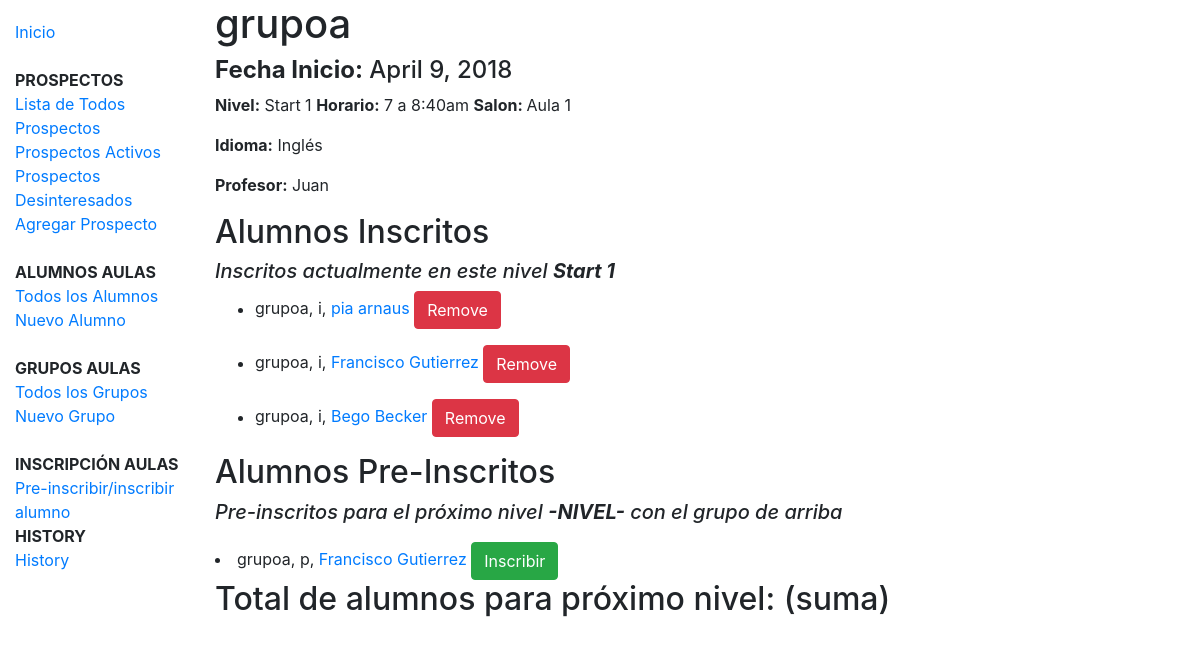
Page /grupos/grupo/1 on the earlier database version.
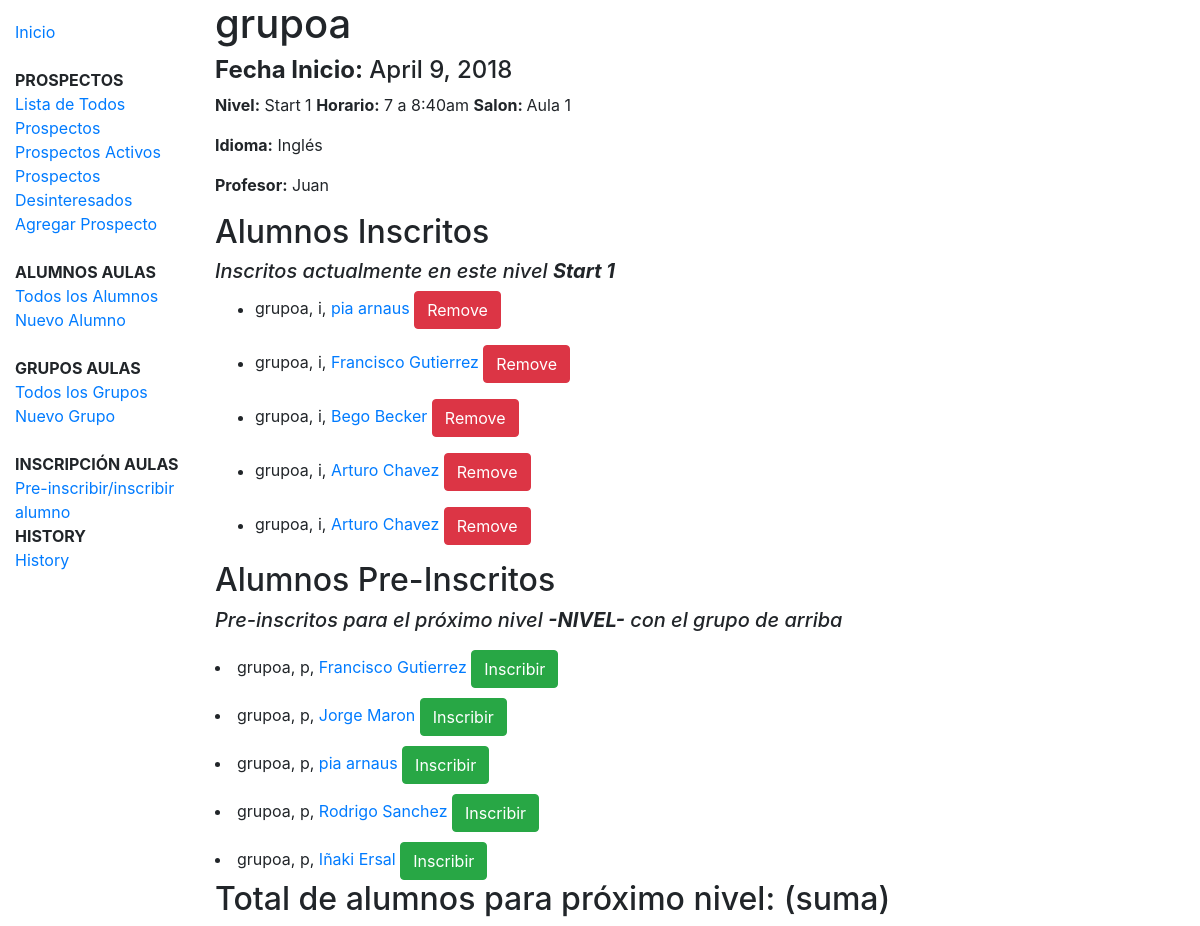
Same page on the later database version.
### grupos/models.py (models this page shows, shortened)
class Membership(models.Model):
    STATUS = (
        ('i', 'Inscrito'),
        ('p', 'Pre-inscrito'),
    )
    alumno = models.ForeignKey(Alumno, on_delete=models.CASCADE)
    grupo = models.ForeignKey(Grupo, on_delete=models.CASCADE, null=True)
    status = models.CharField(max_length=1, choices=STATUS, blank=True, default='p')

class Grupo(models.Model):
    nombre = models.CharField(max_length=100, unique=True)
    fecha_inicio = models.DateField(null=True, blank=True)
    idioma = models.ForeignKey(Idioma, on_delete=models.SET_NULL, null=True)
    nivel = models.ForeignKey(Nivel, on_delete=models.SET_NULL, null=True)
    horario = models.ForeignKey('Horario', on_delete=models.SET_NULL, null=True)
    profesor = models.ForeignKey('Profesor', on_delete=models.SET_NULL, null=True)
    salon = models.ForeignKey('Salon', on_delete=models.SET_NULL, null=True)
    members = models.ManyToManyField('Alumno',related_name='preubanormal', through='Membership')
    def __str__(self):
        return self.nombre

class Alumno(models.Model):
    nombre = models.CharField(max_length=100)
    apaterno = models.CharField(max_length=100)
    amaterno = models.CharField(max_length=100, blank=True, null=True)
    cel = models.IntegerField(blank=True, null=True)
    tel = models.IntegerField(blank=True, null=True)
    email = models.EmailField(blank=True, null=True)
    fecha_nacimiento = models.DateField(null=True, blank=True)
    direccion = models.CharField(max_length=400)
    def get_absolute_url(self):
        return reverse('alumno-detail', kwargs={'pk': self.pk})
    def __str__(self):
        return self.nombre + ' ' + self.apaterno

### grupos/views.py (the view)
# urls.py: path('grupo/<int:pk>', views.GrupoDetailView.as_view(), name='grupo-detail'),
class GrupoDetailView(generic.DetailView):
    model = Grupo

### grupos/models.py (called while the page is built)
    def __str__(self):
        return self.name

    def __str__(self):
        return self.name

    def __str__(self):
        return self.name

    def __str__(self):
        return self.name

    def __str__(self):
        return self.name

### grupos/templates/grupos/grupo_detail.html
{% extends "base_generic.html" %}
{% block content %}
<h1>{{ grupo.nombre }}</h1>
<h4><b>Fecha Inicio:</b> {{ grupo.fecha_inicio }}</h4>
<p><b>Nivel:</b> {{ grupo.nivel }}   <b>Horario:</b> {{ grupo.horario }} <b>Salon: </b>{{ grupo.salon }}</p>
<p><b>Idioma:</b> {{ grupo.idioma }}</p>
<p><b>Profesor:</b> {{ grupo.profesor }}</p>
<h2>Alumnos Inscritos</h2>
<h5><i>Inscritos actualmente en este nivel <b>{{ grupo.nivel }}</b></i></h5>
{% for x in grupo.membership_set.all %}
{% if x.status == 'i' %}
  <ul>
    <li>{{ x.grupo }}, {{ x.status }}, <a href="{{ x.alumno.get_absolute_url }}">{{ x.alumno }}</a> <a class="btn btn-danger" href="{% url 'remover-miembro' x.pk %}">Remove</a></li>
  </ul>
{% endif %}
{% endfor %}
<h2>Alumnos Pre-Inscritos</h2>
<h5><i>Pre-inscritos para el próximo nivel <b>-NIVEL-</b> con el grupo de arriba</i></h5>
{% for x in grupo.membership_set.all %}
{% if x.status == 'p' %}
<li style="padding-top:10px">{{ x.grupo }}, {{ x.status }}, <a href="{{ x.alumno.get_absolute_url }}">{{ x.alumno }}</a> <a class="btn btn-success" href="{% url 'inscribir-miembro' x.pk %}">Inscribir</a></li>
{% endif %}
{% endfor %}
<h2>Total de alumnos para próximo nivel: (suma)</h2>
{% endblock %}

Differences in the rows shown:
added Membership: grupo "grupoa", status "i", alumno "Arturo Chavez", shown under "Inscritos actualmente en este nivel"
added Membership: grupo "grupoa", status "i", alumno "Arturo Chavez", shown under "Inscritos actualmente en este nivel"
added Membership: grupo "grupoa", status "p", alumno "Jorge Maron", shown under "Pre-inscritos para el próximo nivel con el grupo de arriba"
added Membership: grupo "grupoa", status "p", alumno "pia arnaus", shown under "Pre-inscritos para el próximo nivel con el grupo de arriba"
added Membership: grupo "grupoa", status "p", alumno "Rodrigo Sanchez", shown under "Pre-inscritos para el próximo nivel con el grupo de arriba"
added Membership: grupo "grupoa", status "p", alumno "Iñaki Ersal", shown under "Pre-inscritos para el próximo nivel con el grupo de arriba"
